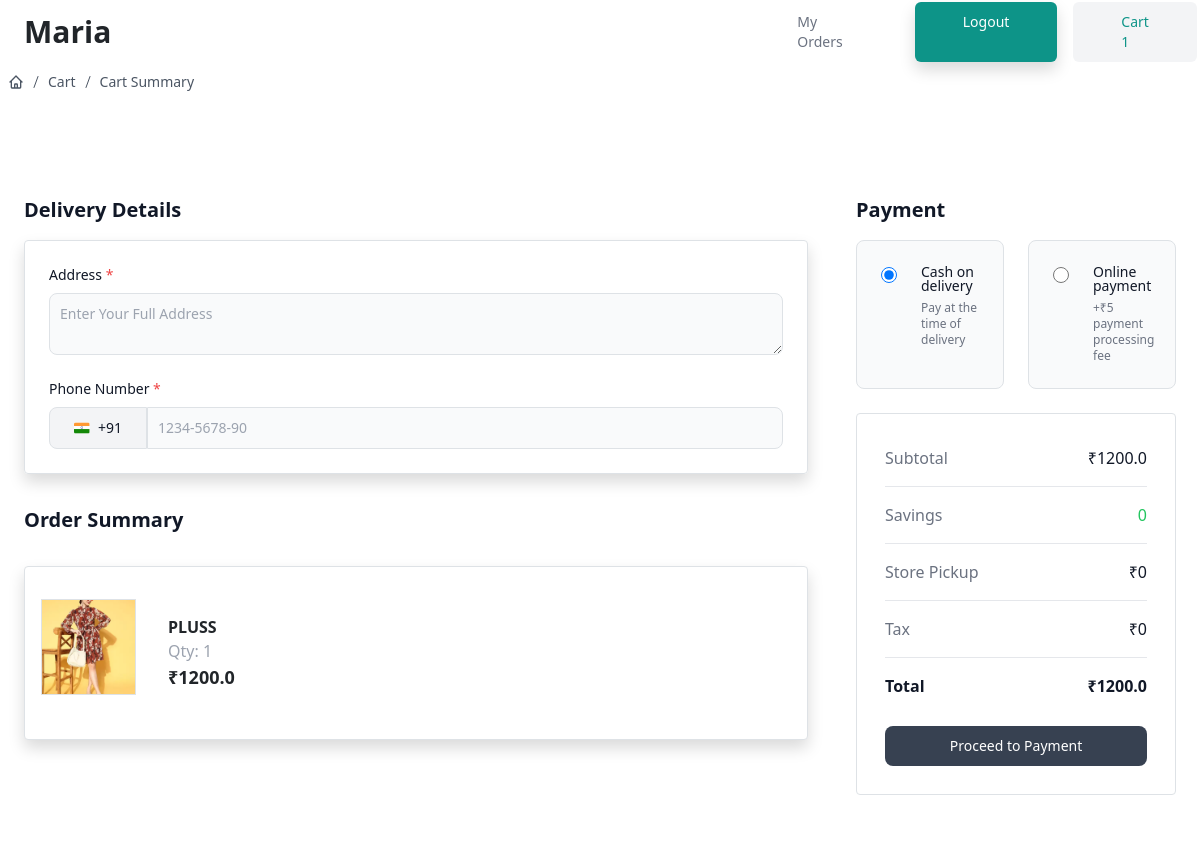
The app's page /placeorder/ (signed in) with its own data.
### Maria/models.py (models this page shows, shortened)
class BaseModel(models.Model):
    created_date=models.DateTimeField(auto_now_add=True)
    updated_date=models.DateTimeField(auto_now=True)
    is_active=models.BooleanField(default=True)

class Cart(BaseModel):
    dress_varient_object=models.ForeignKey(DressVarient,on_delete=models.Case)
    color_object=models.ForeignKey(Color,on_delete=models.CASCADE)
    owner=models.ForeignKey(User,on_delete=models.CASCADE)
    quantity=models.PositiveIntegerField()
    is_order_placed=models.BooleanField(default=False)
    def item_total(self):
        return self.quantity*self.dress_varient_object.price

class DressVarient(BaseModel):
    dress_object=models.ForeignKey(Dress,on_delete=models.CASCADE,related_name="varients")
    size_object=models.ForeignKey(Size,on_delete=models.CASCADE)
    price=models.FloatField()

class Dress(BaseModel):
    title=models.CharField(max_length=100)
    description=models.TextField()
    picture=models.ImageField(upload_to="dressimages",null=True,blank=True)
    color_objects=models.ManyToManyField(Color)
    category_objects=models.ManyToManyField(Category)

### Maria/views.py (the view, shortened to what this page needs)
# urls.py: path('placeorder/',views.PlaceOrderView.as_view(),name="place-order"),
@method_decorator(signin_required,name="dispatch")
class PlaceOrderView(View):
    template_name="place_order.html"
    form_class=OrderForm
    def get(self,request,*args,**kwargs):
        form_instance=self.form_class()
        qs=Cart.objects.filter(owner=request.user,is_order_placed=False)
        total_price=sum([c.item_total() for c in qs])
        return render(request,self.template_name,{"form":form_instance,"cartitems":qs,"total":total_price})

### Maria/forms.py
class OrderForm(forms.ModelForm):
    class Meta:
        model=Order
        fields=  ["address","phone","payment_method"]

### Maria/context_processors.py (called while the page is built)
def cart_context(request):
    cart_item_count=0
    if request.user.is_authenticated:
        cart_item_count=Cart.objects.filter(owner=request.user,is_order_placed=False).count()
    return {"cart_item_count":cart_item_count}

### Maria/templates/place_order.html (shortened to what this page needs)
{% extends 'base.html' %}
{% block main_block %}
<div class="p-2">
  <nav aria-label="Breadcrumb">
      <ol class="flex items-center gap-1 text-sm text-gray-600">
        <li>
          <a href="" class="block transition hover:text-gray-700">
          </a>
        </li>
        <li class="rtl:rotate-180">
          <svg
            xmlns="http://www.w3.org/2000/svg"
            fill="none"
            viewBox="0 0 24 24"
            stroke-width="1.5"
            stroke="currentColor"
            class="size-4"
          >
            <path stroke-linecap="round" stroke-linejoin="round" d="m9 20.247 6-16.5" />
          </svg>
        </li>
        <li>
          <a href="{% url 'cart-summary' %}" class="block transition hover:text-gray-700"> Cart </a>
        </li>
        <li class="rtl:rotate-180">
          <svg
            xmlns="http://www.w3.org/2000/svg"
            fill="none"
            viewBox="0 0 24 24"
            stroke-width="1.5"
            stroke="currentColor"
            class="size-4"
          >
            <path stroke-linecap="round" stroke-linejoin="round" d="m9 20.247 6-16.5" />
          </svg>
        </li>
        <li>
          <a href="" class="block transition hover:text-gray-700"> Cart Summary </a>
        </li>
      </ol>
  </nav>
</div>
<section class="bg-white py-8 antialiased light:bg-gray-900 md:py-16">
  <form action="#" method="post" class="mx-auto max-w-screen-xl px-4 2xl:px-0">
      <div class="mt-6 sm:mt-8 lg:flex lg:items-start lg:gap-12 xl:gap-16">
        <div class="min-w-0 flex-1 space-y-8">
          <div class="space-y-4">
            <h2 class="text-xl font-semibold text-gray-900 light:text-white">Delivery Details</h2>
            <div class="grid grid-cols-1 gap-4 sm:grid-cols-1 border px-4 py-4 sm:px-6 shadow rounded">
                <div>
                    <label for="address" class="mb-2 block text-sm font-medium text-gray-900 light:text-white"> Address <span class="text-red-500">*</span> </label>
                    <textarea id="address" name="address" class="block w-full rounded-lg border border-gray-300 bg-gray-50 p-2.5 text-sm text-gray-900 focus:border-primary-500 focus:ring-primary-500 light:border-gray-600 light:bg-gray-700 light:text-white light:placeholder:text-gray-400 light:focus:border-primary-500 light:focus:ring-primary-500" placeholder="Enter Your Full Address"></textarea>
                </div>
                <div>
                    <label for="phone-input-3" class="mb-2 block text-sm font-medium text-gray-900 light:text-white"> Phone Number <span class="text-red-500">*</span> </label>
                    <div class="flex items-center">
                        <div id="dropdown-phone-button-3" class="z-10 inline-flex shrink-0 items-center rounded-s-lg border border-gray-300 bg-gray-100 px-4 py-2.5 text-center text-sm font-medium text-gray-900 hover:bg-gray-200 focus:outline-none focus:ring-4 focus:ring-gray-100 light:border-gray-600 light:bg-gray-700 light:text-white light:hover:bg-gray-600 light:focus:ring-gray-700">
                            +91
                        </div>
                        <div class="relative w-full">
                            <input type="number" name="phone" id="phone-input" class="z-20 block w-full rounded-e-lg border border-s-0 border-gray-300 bg-gray-50 p-2.5 text-sm text-gray-900 focus:border-primary-500 focus:ring-primary-500 light:border-gray-600 light:border-s-gray-700  light:bg-gray-700 light:text-white light:placeholder:text-gray-400 light:focus:border-primary-500" pattern="[0-9]{3}-[0-9]{3}-[0-9]{4}" placeholder="1234-5678-90" required />
                        </div>
                    </div>
                </div>
            </div>
        </div>
          <h2 class="text-xl font-semibold text-gray-900 light:text-white">Order Summary</h2>
          <div class="space-y-3 border bg-white px-2 py-4 sm:px-6 shadow rounded">
          {% for i in cartitems %}
            <div class="flex flex-col rounded-lg bg-white sm:flex-row">
              {% if i.dress_varient_object.dress_object.picture %}
                <img class="m-2 h-24 w-28 border object-cover object-center" src="{{i.dress_varient_object.dress_object.picture.url}}" alt="" />
              {% else %}
                <img class="m-2 h-24 w-28 border object-cover object-center" src="https://images.unsplash.com/photo-1523381210434-271e8be1f52b?ixlib=rb-1.2.1&ixid=MnwxMjA3fDB8MHxwaG90by1wYWdlfHx8fGVufDB8fHx8&auto=format&fit=crop&w=1770&q=80" alt="" />
              {% endif %}
              <div class="flex w-full flex-col px-4 py-4">
                <span class="font-semibold">{{i.dress_varient_object.dress_object.title}}</span>
                <span class="float-right text-gray-400">Qty: {{i.quantity}}</span>
                <p class="text-lg font-bold">₹{{i.dress_varient_object.price}}</p>
              </div>
            </div>
            {% endfor %}
          </div>
        </div>
        <div class="mt-6 w-full space-y-6 sm:mt-8 lg:mt-0 lg:max-w-xs xl:max-w-md">
            <div class="space-y-4">
                <h3 class="text-xl font-semibold text-gray-900 light:text-white">Payment</h3>
                <div class="grid grid-cols-1 gap-4 md:grid-cols-2">
                  <div class="rounded-lg border border-gray-200 bg-gray-50 p-4 ps-4 light:border-gray-700 light:bg-gray-800">
                    <div class="flex items-start">
                      <div class="flex h-5 items-center">
                        <input id="credit-card" name="payment_method" aria-describedby="credit-card-text" type="radio" value="COD" class="h-4 w-4 border-gray-300 bg-white text-primary-600 focus:ring-2 focus:ring-primary-600 light:border-gray-600 light:bg-gray-700 light:ring-offset-gray-800 light:focus:ring-primary-600" checked />
                      </div>
                      <div class="ms-4 text-sm">
                        <label for="credit-card" class="font-medium leading-none text-gray-900 light:text-white"> Cash on delivery </label>
                        <p id="credit-card-text" class="mt-1 text-xs font-normal text-gray-500 light:text-gray-400">Pay at the time of delivery</p>
                      </div>
                    </div>
                  </div>
                  <div class="rounded-lg border border-gray-200 bg-gray-50 p-4 ps-4 light:border-gray-700 light:bg-gray-800">
                    <div class="flex items-start">
                      <div class="flex h-5 items-center">
                        <input id="pay-on-delivery"
                         name="payment_method"
                         aria-describedby="pay-on-delivery-text"
                          type="radio" value="ONLINE"
                         class="h-4 w-4 border-gray-300 bg-white text-primary-600 focus:ring-2 focus:ring-primary-600 light:border-gray-600 light:bg-gray-700 light:ring-offset-gray-800 light:focus:ring-primary-600" />
                      </div>
                      <div class="ms-4 text-sm">
                        <label for="pay-on-delivery" class="font-medium leading-none text-gray-900 light:text-white"> Online payment </label>
                        <p id="pay-on-delivery-text" class="mt-1 text-xs font-normal text-gray-500 light:text-gray-400">+₹5 payment processing fee</p>
                      </div>
                    </div>
                  </div>
                </div>
              </div>
          <div class="flow-root border rounded p-7">
            <div class="-my-3 divide-y divide-gray-200 light:divide-gray-800">
              <dl class="flex items-center justify-between gap-4 py-3">
                <dt class="text-base font-normal text-gray-500 light:text-gray-400">Subtotal</dt>
                <dd class="text-base font-medium text-gray-900 light:text-white">₹{{total}}</dd>
              </dl>
              <dl class="flex items-center justify-between gap-4 py-3">
                <dt class="text-base font-normal text-gray-500 light:text-gray-400">Savings</dt>
                <dd class="text-base font-medium text-green-500">0</dd>
              </dl>
              <dl class="flex items-center justify-between gap-4 py-3">
                <dt class="text-base font-normal text-gray-500 light:text-gray-400">Store Pickup</dt>
                <dd class="text-base font-medium text-gray-900 light:text-white">₹0</dd>
              </dl>
              <dl class="flex items-center justify-between gap-4 py-3">
                <dt class="text-base font-normal text-gray-500 light:text-gray-400">Tax</dt>
                <dd class="text-base font-medium text-gray-900 light:text-white">₹0</dd>
              </dl>
              <dl class="flex items-center justify-between gap-4 py-3">
                <dt class="text-base font-bold text-gray-900 light:text-white">Total</dt>
                <dd class="text-base font-bold text-gray-900 light:text-white">₹{{total}}</dd>
              </dl>
            </div>
            <div class="space-y-3 mt-4">
              <button type="submit" class="flex w-full items-center justify-center rounded-lg bg-gray-700 px-5 py-2.5 text-sm font-medium text-white hover:bg-gray-800 focus:outline-none focus:ring-4 focus:ring-gray-300 light:bg-gray-600 light:hover:bg-gray-700 light:focus:ring-gray-800">Proceed to Payment</button>
            </div>
          </div>
        </div>
      </div>
    </form>
</section>
{% endblock %}

### records on screen
Cart: dress_varient_object.dress_object.picture (picture), dress_varient_object.dress_object "PLUSS", quantity "1", dress_varient_object.price "1200.0"

### other values on screen
{{ cart_item_count }} "1"
{{ total }} "1200.0"
